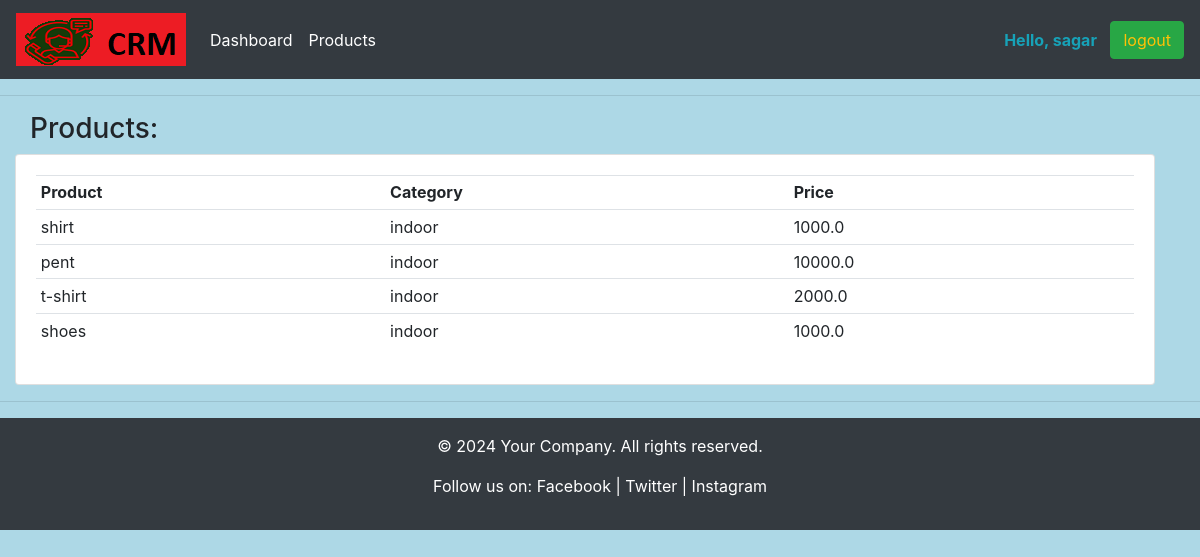
The app's page /product (signed in) with its own data.
### accounts/models.py (models this page shows, shortened)
class Product(models.Model):
    name = models.CharField(max_length=200, null=True)
    price = models.FloatField(null=True)
    CATEGORY = (
        ('indoor', 'indoor'),
        ('outdoor', 'outdoor'),
    )
    category = models.CharField(choices=CATEGORY, max_length=200, null=True)
    description = models.TextField(max_length=200, null=True, blank=True)
    date_created = models.DateTimeField(auto_now_add=True, null=True)
    tag = models.ManyToManyField(Tag)

### accounts/views.py (the view)
# urls.py: path('product', views.product, name="product"),
@login_required(login_url='login')
def product(request):
    products = Product.objects.all()
    return render(request, 'accounts/product.html', {'products': products})

### templates/accounts/product.html
{% extends 'accounts/main.html' %}
{% block content %}
<div class="row container-fluid">
    <h3 class="text- col-sm-12">
        Products:
    </h3>
</div>
<div class="row container-fluid">
    <div class="card card-body">
        <table class="table table-sm">
            <tr>
                <th>Product</th>
                <th>Category</th>
                <th>Price</th>
            </tr>
            {% for product in products %}
            <tr>
                <td>{{product.name}}</td>
                <td>{{product.category}}</td>
                <td>{{product.price}}</td>
            </tr>
             {% endfor %}
        </table>
    </div>
</div>
{% endblock %}

### templates/accounts/navbar.html (shortened to what this page needs)
{% load static%}
<nav class="navbar navbar-expand-lg navbar-dark bg-dark">
    <img class="navbar-brand" src="{% static '/images/logo.png'%}" alt="logo.png"></a>
    <div class="collapse navbar-collapse" id="navbarSupportedContent">
        <ul class="navbar-nav mr-auto">
            <li class="nav-item active">
                <a class="nav-link" href="{% url 'home' %}">Dashboard </a>
            </li>
            <li class="nav-item active">
                <a class="nav-link" href="{% url 'product' %}">Products</a>
            </li>
        </ul>
      <strong class="text-info"> Hello, {{request.user}}</strong>&nbsp&nbsp&nbsp
            <a href="{% url 'logout' %}" class="btn btn-success text-warning">logout</a>
    </div>
</nav>

### static/css/main.css (style rules this page uses)
body { background-color: lightblue; }

### records on screen
Product: name "shirt", category "indoor", price "1000.0"
Product: name "pent", category "indoor", price "10000.0"
Product: name "t-shirt", category "indoor", price "2000.0"
Product: name "shoes", category "indoor", price "1000.0"

### other values on screen
{{ request.user }} "sagar"
